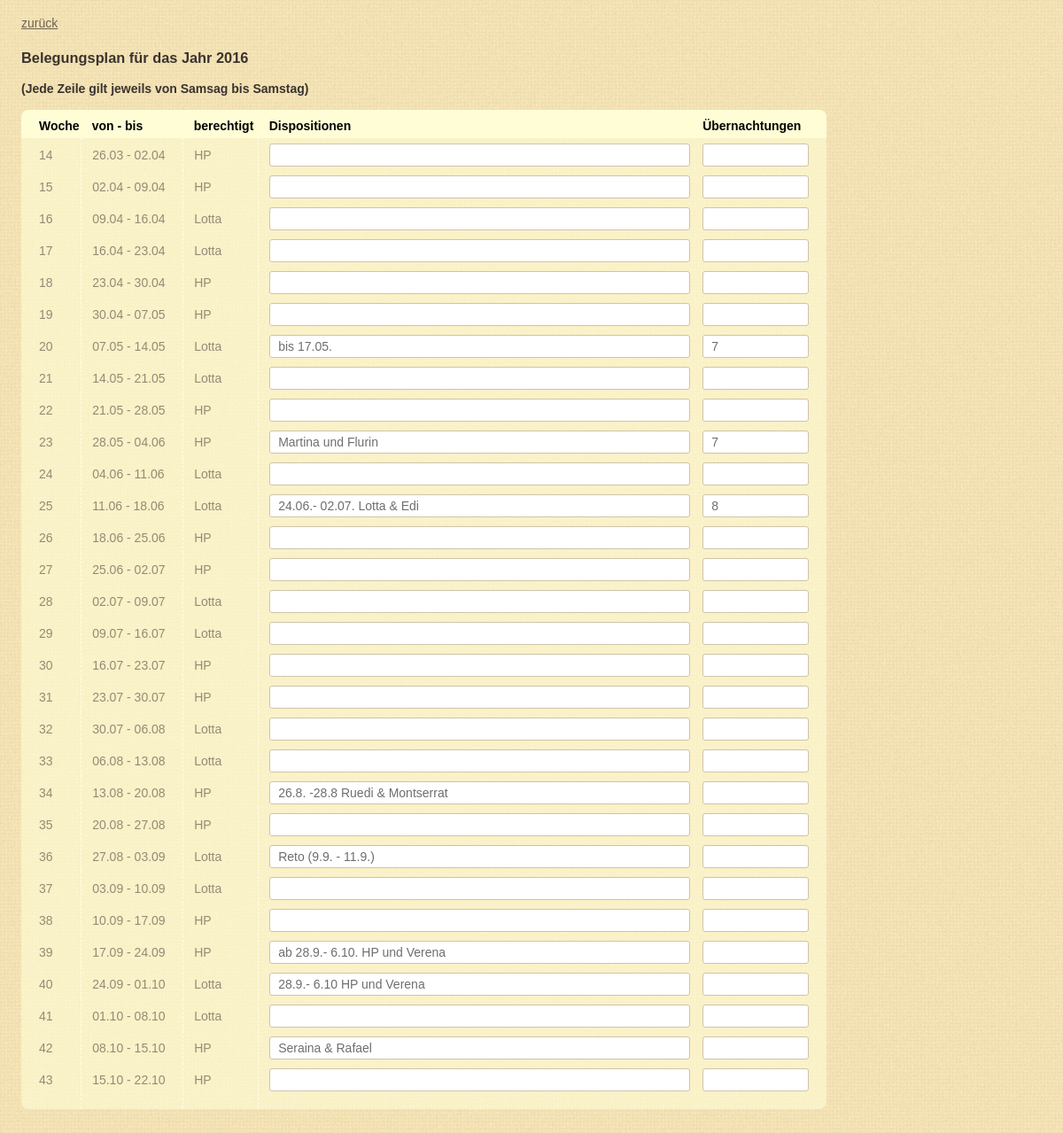
Screenshot of /history.php?jahr=2016 with the database file from the repository.
### tables this page shows
CREATE TABLE IF NOT EXISTS `giusiwochen` (
  `jahr` int(8) NOT NULL DEFAULT '0',
  `woche` int(4) NOT NULL DEFAULT '0',
  `datum` varchar(20) DEFAULT NULL,
  `berechtigt` varchar(20) DEFAULT NULL,
  `text` varchar(250) DEFAULT NULL,
  `naechte` varchar(200) NOT NULL DEFAULT ''
);

### web/kalender.php (the view, shortened to what this page needs)
<?php
function getDB() {
	$user = "web119";
	$pwd = "calopterix";
	if (strtolower($_SERVER["HTTP_HOST"]) == 'localhost') {
		$user = "web119";
		$pwd = "calopterix";
	}
	$link = mysql_connect("localhost", $user, $pwd);
	return $link;
}
function getWeekOfYear($jahr) {
	$my_array = localtime(time(), 1);
	$year = $my_array["tm_year"];
	if ($jahr > (1900 + $year)) {
		return -1;
	} else if ($jahr < (1900 + $year)) {
		return 999;
	}
	$startSA = getFirstSa($jahr);
	$dayofyear = $my_array["tm_yday"] + 1;
	$daysPassed = $dayofyear - $startSA;
	$weekofyear = ceil($daysPassed / 7 );
	return $weekofyear;
}
	?>
	<?php
function printKalender($result, $jahr, $saveButton, $action) {
	$weekofyear = getWeekOfYear($jahr);
	?>
	<div id="plan">
		<h3>Belegungsplan für das Jahr <?php echo $jahr; ?></h2>
		<b>(Jede Zeile gilt jeweils von Samsag bis Samstag)</b>
		<br/>
		<br/>
		<table>
			<thead>
				<td>Woche</td>
				<td>von - bis</td>
				<td>berechtigt</td>
				<td>Dispositionen</td>
				<td>Übernachtungen</td>
			</thead>
			<tbody>
			<?php
			while (list ($woche, $datum, $berechtigt, $text, $naechte) = mysql_fetch_row ($result)) {
				$fontColorClass = '';
				if ($woche < $weekofyear) {
					$fontColorClass = 'passed-week';
				} else if ($woche == $weekofyear) {
					$fontColorClass = 'current-week';
				}
				?>
				<tr>
					<td class="col-week <?php print $fontColorClass ?>"><?php print $woche ?></td>
					<td class="col-date <?php print $fontColorClass ?>"><?php print $datum ?></td>
					<td class="col-who <?php print $fontColorClass ?>"><?php print $berechtigt ?></td>
					<td class="col-text <?php print $fontColorClass ?>"><input type="text" name="text" value="<?php print $text; ?>"></td>
					<td class="col-nights <?php print $fontColorClass ?>"><input type="text" name="naechte" value="<?php print $naechte; ?>"></td>
				</tr>
				<?php
			}
			?>
			</tbody>
		</table>
	<br/>
	<br/>
	</div>
	<?php
}
function printYear($jahr, $printInfos, $saveButton, $action) {
	$link = getDB();
	$result = mysql_query ("SELECT woche, datum, berechtigt, text, naechte FROM giusiwochen WHERE jahr='$jahr' ORDER BY woche", $link);
	if (!$result) {
		print mysql_error();
	} else {
		printKalender($result, $jahr, $saveButton, $action);
	}
}
?>

### web/css/css-2016-12-25.css (style rules this page uses)
body { font: 14px Arial, Helvetica, sans-serif; color: #3B332F; margin: 0; }
body:not(.body-menu) { background: #fff url('pattern-aqvf.png') repeat right top !important; }
table { border: 0px; border-collapse: collapse; color: #000; border-collapse: collapse; }
td { white-space: nowrap; padding: 6px 2px 4px 12px; font-size: 14px; }
.passed-week { color: rgb(150, 137, 118); }
.passed-week input { color: rgb(110, 110, 110); }
#rules, #plan, #contact, #history, #history-back { padding: 6px 12px; }
#plan thead { background-color: rgb(255, 253, 214); }
#plan thead td { padding: 10px 2px 6px 12px; font-weight: bold; }
#plan thead td:first-child { border-top-left-radius: 8px; }
#plan thead td:last-child { border-top-right-radius: 8px; }
#plan tbody { background-color: rgba(255, 253, 214, 0.6) }
#plan tbody tr:last-child td { padding-bottom: 20px; }
#plan tbody tr:last-child td:first-child { border-bottom-left-radius: 8px; }
#plan tbody tr:last-child td:last-child { border-bottom-right-radius: 8px; }
#plan tbody td:last-child { padding-right: 20px; }
#plan tbody td:nth-child(2), tbody td:nth-child(3), tbody td:nth-child(4) { border-left: dashed 1px rgb(255, 256, 225); }
#plan td:first-child { padding-left: 20px; }
#plan td.col-week { width: 40px; }
#plan td.col-date { width: 100px; }
#plan td.col-who { width: 70px; }
#plan td.col-text input { width: 475px; }
#plan td.col-nights input { width: 120px; }
#plan input { font-size: 14px; padding: 4px 9px; border-radius: 3px; border: 1px solid rgb(208, 194, 173); }

### rows the page displays
giusiwochen: woche "14", datum "26.03 - 02.04", berechtigt "HP"
giusiwochen: woche "15", datum "02.04 - 09.04", berechtigt "HP"
giusiwochen: woche "16", datum "09.04 - 16.04", berechtigt "Lotta"
giusiwochen: woche "17", datum "16.04 - 23.04", berechtigt "Lotta"
giusiwochen: woche "18", datum "23.04 - 30.04", berechtigt "HP"
giusiwochen: woche "19", datum "30.04 - 07.05", berechtigt "HP"
giusiwochen: woche "20", datum "07.05 - 14.05", berechtigt "Lotta", text "bis 17.05.", naechte "7"
giusiwochen: woche "21", datum "14.05 - 21.05", berechtigt "Lotta"
giusiwochen: woche "22", datum "21.05 - 28.05", berechtigt "HP"
giusiwochen: woche "23", datum "28.05 - 04.06", berechtigt "HP", text "Martina und Flurin", naechte "7"
giusiwochen: woche "24", datum "04.06 - 11.06", berechtigt "Lotta"
giusiwochen: woche "25", datum "11.06 - 18.06", berechtigt "Lotta", text "24.06.- 02.07. Lotta & Edi", naechte "8"
giusiwochen: woche "26", datum "18.06 - 25.06", berechtigt "HP"
giusiwochen: woche "27", datum "25.06 - 02.07", berechtigt "HP"
giusiwochen: woche "28", datum "02.07 - 09.07", berechtigt "Lotta"
giusiwochen: woche "29", datum "09.07 - 16.07", berechtigt "Lotta"
giusiwochen: woche "30", datum "16.07 - 23.07", berechtigt "HP"
giusiwochen: woche "31", datum "23.07 - 30.07", berechtigt "HP"
giusiwochen: woche "32", datum "30.07 - 06.08", berechtigt "Lotta"
giusiwochen: woche "33", datum "06.08 - 13.08", berechtigt "Lotta"
giusiwochen: woche "34", datum "13.08 - 20.08", berechtigt "HP", text "26.8. -28.8 Ruedi & Montserrat"
giusiwochen: woche "35", datum "20.08 - 27.08", berechtigt "HP"
giusiwochen: woche "36", datum "27.08 - 03.09", berechtigt "Lotta", text "Reto (9.9. - 11.9.)"
giusiwochen: woche "37", datum "03.09 - 10.09", berechtigt "Lotta"
giusiwochen: woche "38", datum "10.09 - 17.09", berechtigt "HP"
giusiwochen: woche "39", datum "17.09 - 24.09", berechtigt "HP", text "ab 28.9.- 6.10. HP und Verena"
giusiwochen: woche "40", datum "24.09 - 01.10", berechtigt "Lotta", text "28.9.- 6.10 HP und Verena"
giusiwochen: woche "41", datum "01.10 - 08.10", berechtigt "Lotta"
giusiwochen: woche "42", datum "08.10 - 15.10", berechtigt "HP", text "Seraina & Rafael"
giusiwochen: woche "43", datum "15.10 - 22.10", berechtigt "HP"

### other values shown
$jahr "2016"
